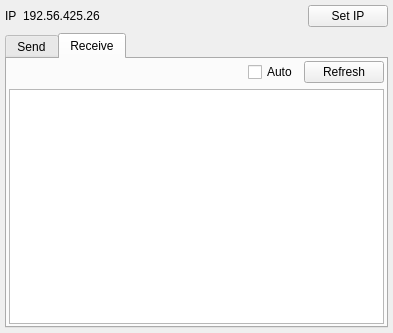
<?xml version="1.0" encoding="UTF-8"?>
<ui version="4.0">
 <class>LayoutWindowClass</class>
 <widget class="QMainWindow" name="LayoutWindowClass">
  <property name="geometry">
   <rect>
    <x>0</x>
    <y>0</y>
    <width>393</width>
    <height>333</height>
   </rect>
  </property>
  <property name="windowTitle">
   <string>LayoutWindow</string>
  </property>
  <widget class="QWidget" name="centralWidget">
   <layout class="QGridLayout" name="gridLayout">
    <property name="leftMargin">
     <number>5</number>
    </property>
    <property name="topMargin">
     <number>5</number>
    </property>
    <property name="rightMargin">
     <number>5</number>
    </property>
    <property name="bottomMargin">
     <number>5</number>
    </property>
    <item row="0" column="0">
     <layout class="QHBoxLayout" name="horizontalLayout">
      <item>
       <widget class="QLabel" name="label_2">
        <property name="text">
         <string>IP</string>
        </property>
       </widget>
      </item>
      <item>
       <widget class="QLabel" name="label_ip">
        <property name="text">
         <string>192.56.425.26</string>
        </property>
       </widget>
      </item>
      <item>
       <spacer name="horizontalSpacer">
        <property name="orientation">
         <enum>Qt::Horizontal</enum>
        </property>
        <property name="sizeHint" stdset="0">
         <size>
          <width>40</width>
          <height>20</height>
         </size>
        </property>
       </spacer>
      </item>
     </layout>
    </item>
    <item row="0" column="1">
     <widget class="QPushButton" name="button_set_ip">
      <property name="text">
       <string>Set IP</string>
      </property>
     </widget>
    </item>
    <item row="1" column="0" colspan="2">
     <widget class="QTabWidget" name="tabWidget">
      <property name="currentIndex">
       <number>1</number>
      </property>
      <widget class="QWidget" name="send_tab">
       <attribute name="title">
        <string>Send</string>
       </attribute>
       <layout class="QGridLayout" name="gridLayout_2">
        <property name="leftMargin">
         <number>2</number>
        </property>
        <property name="topMargin">
         <number>2</number>
        </property>
        <property name="rightMargin">
         <number>2</number>
        </property>
        <property name="bottomMargin">
         <number>2</number>
        </property>
        <item row="0" column="2">
         <widget class="QPushButton" name="button_send">
          <property name="text">
           <string>Send</string>
          </property>
         </widget>
        </item>
        <item row="1" column="0" colspan="3">
         <widget class="QPlainTextEdit" name="plain_text_edit_send"/>
        </item>
        <item row="0" column="1">
         <spacer name="horizontalSpacer_2">
          <property name="orientation">
           <enum>Qt::Horizontal</enum>
          </property>
          <property name="sizeHint" stdset="0">
           <size>
            <width>40</width>
            <height>20</height>
           </size>
          </property>
         </spacer>
        </item>
       </layout>
      </widget>
      <widget class="QWidget" name="receive_tab">
       <attribute name="title">
        <string>Receive</string>
       </attribute>
       <layout class="QGridLayout" name="gridLayout_3">
        <property name="leftMargin">
         <number>2</number>
        </property>
        <property name="topMargin">
         <number>2</number>
        </property>
        <property name="rightMargin">
         <number>2</number>
        </property>
        <property name="bottomMargin">
         <number>2</number>
        </property>
        <item row="0" column="1">
         <layout class="QHBoxLayout" name="horizontalLayout_2">
          <item>
           <widget class="QCheckBox" name="checkbox_auto">
            <property name="text">
             <string>Auto</string>
            </property>
           </widget>
          </item>
          <item>
           <widget class="QPushButton" name="button_refresh">
            <property name="text">
             <string>Refresh</string>
            </property>
           </widget>
          </item>
         </layout>
        </item>
        <item row="0" column="0">
         <spacer name="horizontalSpacer_3">
          <property name="orientation">
           <enum>Qt::Horizontal</enum>
          </property>
          <property name="sizeHint" stdset="0">
           <size>
            <width>40</width>
            <height>20</height>
           </size>
          </property>
         </spacer>
        </item>
        <item row="1" column="0" colspan="2">
         <widget class="QPlainTextEdit" name="plain_text_edit_receive"/>
        </item>
       </layout>
      </widget>
     </widget>
    </item>
   </layout>
  </widget>
 </widget>
 <layoutdefault spacing="6" margin="11"/>
 <resources/>
 <connections/>
</ui>
